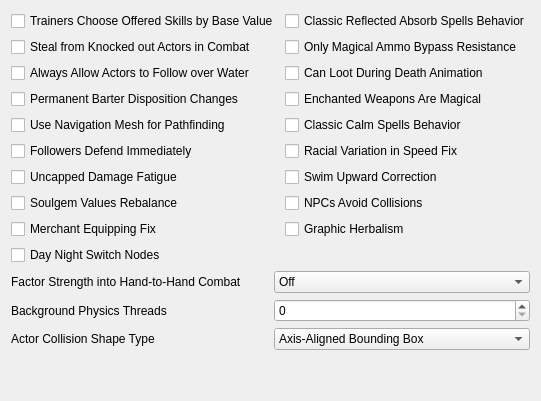
     <widget class="QWidget" name="Gameplay">
      <attribute name="title">
       <string>Gameplay</string>
      </attribute>
      <layout class="QVBoxLayout">
       <item>
        <layout class="QGridLayout" name="gridLayout_3">
         <item row="10" column="0">
          <widget class="QCheckBox" name="uncappedDamageFatigueCheckBox">
           <property name="toolTip">
            <string>&lt;html&gt;&lt;head/&gt;&lt;body&gt;&lt;p&gt;Make Damage Fatigue magic effect uncapped like Drain Fatigue effect.&lt;/p&gt;&lt;p&gt;This means that unlike Morrowind you will be able to knock down actors using this effect.&lt;/p&gt;&lt;/body&gt;&lt;/html&gt;</string>
           </property>
           <property name="text">
            <string>Uncapped Damage Fatigue</string>
           </property>
          </widget>
         </item>
         <item row="6" column="0">
          <widget class="QCheckBox" name="allowNPCToFollowOverWaterSurfaceCheckBox">
           <property name="toolTip">
            <string>&lt;html&gt;&lt;head/&gt;&lt;body&gt;&lt;p&gt;Give actors an ability to swim over the water surface when they follow other actor independently from their ability to swim. Has effect only when nav mesh building is enabled.&lt;/p&gt;&lt;/body&gt;&lt;/html&gt;</string>
           </property>
           <property name="text">
            <string>Always Allow Actors to Follow over Water</string>
           </property>
          </widget>
         </item>
         <item row="7" column="0">
          <widget class="QCheckBox" name="permanentBarterDispositionChangeCheckBox">
           <property name="toolTip">
            <string>&lt;html&gt;&lt;head/&gt;&lt;body&gt;&lt;p&gt;Make disposition change of merchants caused by trading permanent.&lt;/p&gt;&lt;/body&gt;&lt;/html&gt;</string>
           </property>
           <property name="text">
            <string>Permanent Barter Disposition Changes</string>
           </property>
          </widget>
         </item>
         <item row="9" column="1">
          <widget class="QCheckBox" name="normaliseRaceSpeedCheckBox">
           <property name="toolTip">
            <string>&lt;html&gt;&lt;head/&gt;&lt;body&gt;&lt;p&gt;Don't use race weight in NPC movement speed calculations.&lt;/p&gt;&lt;/body&gt;&lt;/html&gt;</string>
           </property>
           <property name="text">
            <string>Racial Variation in Speed Fix</string>
           </property>
          </widget>
         </item>
         <item row="8" column="1">
          <widget class="QCheckBox" name="classicCalmSpellsCheckBox">
           <property name="toolTip">
            <string>&lt;html&gt;&lt;head/&gt;&lt;body&gt;&lt;p&gt;Stops combat with NPCs affected by Calm spells every frame -- like in Morrowind without the MCP.&lt;/p&gt;&lt;/body&gt;&lt;/html&gt;</string>
           </property>
           <property name="text">
            <string>Classic Calm Spells Behavior</string>
           </property>
          </widget>
         </item>
         <item row="11" column="1">
          <widget class="QCheckBox" name="avoidCollisionsCheckBox">
           <property name="toolTip">
            <string>&lt;html&gt;&lt;head/&gt;&lt;body&gt;&lt;p&gt;If enabled NPCs apply evasion maneuver to avoid collisions with others.&lt;/p&gt;&lt;/body&gt;&lt;/html&gt;</string>
           </property>
           <property name="text">
            <string>NPCs Avoid Collisions</string>
           </property>
          </widget>
         </item>
         <item row="11" column="0">
          <widget class="QCheckBox" name="rebalanceSoulGemValuesCheckBox">
           <property name="toolTip">
            <string>&lt;html&gt;&lt;head/&gt;&lt;body&gt;&lt;p&gt;Make the value of filled soul gems dependent only on soul magnitude.&lt;/p&gt;&lt;/body&gt;&lt;/html&gt;</string>
           </property>
           <property name="text">
            <string>Soulgem Values Rebalance</string>
           </property>
          </widget>
         </item>
         <item row="13" column="0">
          <widget class="QCheckBox" name="nightDaySwitchesCheckBox">
           <property name="toolTip">
            <string>&lt;html&gt;&lt;head/&gt;&lt;body&gt;&lt;p&gt;If this setting is true, supporting models will make use of day night switch nodes.&lt;/p&gt;&lt;/body&gt;&lt;/html&gt;</string>
           </property>
           <property name="text">
            <string>Day Night Switch Nodes</string>
           </property>
          </widget>
         </item>
         <item row="9" column="0">
          <widget class="QCheckBox" name="followersAttackOnSightCheckBox">
           <property name="toolTip">
            <string>&lt;html&gt;&lt;head/&gt;&lt;body&gt;&lt;p&gt;Make player followers and escorters start combat with enemies who have started combat with them or the player. Otherwise they wait for the enemies or the player to do an attack first.&lt;/p&gt;&lt;/body&gt;&lt;/html&gt;</string>
           </property>
           <property name="text">
            <string>Followers Defend Immediately</string>
           </property>
          </widget>
         </item>
         <item row="8" column="0">
          <widget class="QCheckBox" name="enableNavigatorCheckBox">
           <property name="toolTip">
            <string>&lt;html&gt;&lt;head/&gt;&lt;body&gt;&lt;p&gt;&lt;a name=&quot;docs-internal-guid-f375b85a-7fff-02ff-a5af-c5cff63923c0&quot;/&gt;When enabled, a navigation mesh is built in the background for world geometry to be used for pathfinding. When disabled only the path grid is used to build paths. Single-core CPU systems may have a big performance impact on existing interior location and moving across the exterior world. May slightly affect performance on multi-core CPU systems. Multi-core CPU systems may have different latency for nav mesh update depending on other settings and system performance. Moving across external world, entering/exiting location produce nav mesh update. NPC and creatures may not be able to find path before nav mesh is built around them. Try to disable this if you want to have old fashioned AI which doesn't know where to go when you stand behind that stone and cast a firebolt.&lt;/p&gt;&lt;/body&gt;&lt;/html&gt;</string>
           </property>
           <property name="text">
            <string>Use Navigation Mesh for Pathfinding</string>
           </property>
          </widget>
         </item>
         <item row="5" column="1">
          <widget class="QCheckBox" name="requireAppropriateAmmunitionCheckBox">
           <property name="toolTip">
            <string>&lt;html&gt;&lt;head/&gt;&lt;body&gt;&lt;p&gt;If enabled, a magical ammunition is required to bypass normal weapon resistance or weakness. If disabled, a magical ranged weapon or a magical ammunition is required.&lt;/p&gt;&lt;/body&gt;&lt;/html&gt;</string>
           </property>
           <property name="text">
            <string>Only Magical Ammo Bypass Resistance</string>
           </property>
          </widget>
         </item>
         <item row="12" column="1">
          <widget class="QCheckBox" name="graphicHerbalismCheckBox">
           <property name="toolTip">
            <string>&lt;html&gt;&lt;head/&gt;&lt;body&gt;&lt;p&gt;If this setting is true, containers supporting graphic herbalism will do so instead of opening the menu.&lt;/p&gt;&lt;/body&gt;&lt;/html&gt;</string>
           </property>
           <property name="text">
            <string>Graphic Herbalism</string>
           </property>
          </widget>
         </item>
         <item row="10" column="1">
          <widget class="QCheckBox" name="swimUpwardCorrectionCheckBox">
           <property name="toolTip">
            <string>&lt;html&gt;&lt;head/&gt;&lt;body&gt;&lt;p&gt;Makes player swim a bit upward from the line of sight. Applies only in third person mode. Intended to make simpler swimming without diving.&lt;/p&gt;&lt;/body&gt;&lt;/html&gt;</string>
           </property>
           <property name="text">
            <string>Swim Upward Correction</string>
           </property>
          </widget>
         </item>
         <item row="7" column="1">
          <widget class="QCheckBox" name="enchantedWeaponsMagicalCheckBox">
           <property name="toolTip">
            <string>&lt;html&gt;&lt;head/&gt;&lt;body&gt;&lt;p&gt;Make enchanted weapons without Magical flag bypass normal weapons resistance, like in Morrowind.&lt;/p&gt;&lt;/body&gt;&lt;/html&gt;</string>
           </property>
           <property name="text">
            <string>Enchanted Weapons Are Magical</string>
           </property>
          </widget>
         </item>
         <item row="12" column="0">
          <widget class="QCheckBox" name="preventMerchantEquippingCheckBox">
           <property name="toolTip">
            <string>&lt;html&gt;&lt;head/&gt;&lt;body&gt;&lt;p&gt;Prevents merchants from equipping items that are sold to them.&lt;/p&gt;&lt;/body&gt;&lt;/html&gt;</string>
           </property>
           <property name="text">
            <string>Merchant Equipping Fix</string>
           </property>
          </widget>
         </item>
         <item row="4" column="0">
          <widget class="QCheckBox" name="trainersTrainingSkillsBasedOnBaseSkillCheckBox">
           <property name="toolTip">
            <string>&lt;html&gt;&lt;head/&gt;&lt;body&gt;&lt;p&gt;Trainers now only choose which skills to train using their base skill points, allowing mercantile improving effects to be used without making mercantile an offered skill.&lt;/p&gt;&lt;/body&gt;&lt;/html&gt;</string>
           </property>
           <property name="text">
            <string>Trainers Choose Offered Skills by Base Value</string>
           </property>
          </widget>
         </item>
         <item row="6" column="1">
          <widget class="QCheckBox" name="canLootDuringDeathAnimationCheckBox">
           <property name="toolTip">
            <string>&lt;html&gt;&lt;head/&gt;&lt;body&gt;&lt;p&gt;If this setting is true, the player is allowed to loot actors (e.g. summoned creatures) during death animation, if they are not in combat. In this case we have to increment death counter and run disposed actor's script instantly.&lt;/p&gt;&lt;p&gt;If this setting is false, player has to wait until end of death animation in all cases. Makes using of summoned creatures exploit (looting summoned Dremoras and Golden Saints for expensive weapons) a lot harder. Conflicts with mannequin mods, which use SkipAnim to prevent end of death animation.&lt;/p&gt;&lt;/body&gt;&lt;/html&gt;</string>
           </property>
           <property name="text">
            <string>Can Loot During Death Animation</string>
           </property>
          </widget>
         </item>
         <item row="5" column="0">
          <widget class="QCheckBox" name="stealingFromKnockedOutCheckBox">
           <property name="toolTip">
            <string>&lt;html&gt;&lt;head/&gt;&lt;body&gt;&lt;p&gt;Make stealing items from NPCs that were knocked down possible during combat.&lt;/p&gt;&lt;/body&gt;&lt;/html&gt;</string>
           </property>
           <property name="text">
            <string>Steal from Knocked out Actors in Combat</string>
           </property>
          </widget>
         </item>
         <item row="4" column="1">
          <widget class="QCheckBox" name="classicReflectedAbsorbSpellsCheckBox">
           <property name="toolTip">
            <string>&lt;html&gt;&lt;head/&gt;&lt;body&gt;&lt;p&gt;Effects of reflected Absorb spells are not mirrored - like in Morrowind.&lt;/p&gt;&lt;/body&gt;&lt;/html&gt;</string>
           </property>
           <property name="text">
            <string>Classic Reflected Absorb Spells Behavior</string>
           </property>
          </widget>
         </item>
        </layout>
       </item>
       <item>
        <layout class="QGridLayout" name="gridLayoutGameMechanics2">
         <item row="0" column="0">
          <widget class="QLabel" name="unarmedFactorsStrengthLabel">
           <property name="toolTip">
            <string>&lt;html&gt;&lt;head/&gt;&lt;body&gt;&lt;p&gt;This setting controls the behavior of factoring of Strength attribute into hand-to-hand damage: damage is multiplied by Strength value divided by 40.&lt;/p&gt;&lt;p&gt;Can apply to all actors or only to non-werewolf actors.&lt;/p&gt;&lt;/body&gt;&lt;/html&gt;</string>
           </property>
           <property name="text">
            <string>Factor Strength into Hand-to-Hand Combat</string>
           </property>
          </widget>
         </item>
         <item row="0" column="1">
          <widget class="QComboBox" name="unarmedFactorsStrengthComboBox">
           <property name="currentIndex">
            <number>0</number>
           </property>
           <item>
            <property name="text">
             <string>Off</string>
            </property>
           </item>
           <item>
            <property name="text">
             <string>Affect Werewolves</string>
            </property>
           </item>
           <item>
            <property name="text">
             <string>Do Not Affect Werewolves</string>
            </property>
           </item>
          </widget>
         </item>
         <item row="1" column="0">
          <widget class="QLabel" name="physicsThreadsLabel">
           <property name="toolTip">
            <string>&lt;html&gt;&lt;head/&gt;&lt;body&gt;&lt;p&gt;How many threads will be spawned to compute physics update in the background. A value of 0 means that the update will be performed in the main thread.&lt;/p&gt;&lt;p&gt;A value greater than 1 requires the Bullet library be compiled with multithreading support.&lt;/p&gt;&lt;/body&gt;&lt;/html&gt;</string>
           </property>
           <property name="text">
            <string>Background Physics Threads</string>
           </property>
          </widget>
         </item>
         <item row="1" column="1">
          <widget class="QSpinBox" name="physicsThreadsSpinBox"/>
         </item>
         <item row="2" column="0">
          <widget class="QLabel" name="labelActorCollisionShapeType">
           <property name="text">
            <string>Actor Collision Shape Type</string>
           </property>
          </widget>
         </item>
         <item row="2" column="1">
          <widget class="QComboBox" name="actorCollisonShapeTypeComboBox">
           <property name="toolTip">
            <string>Collision is used for both physics simulation and navigation mesh generation for pathfinding. Cylinder gives the best consistency between available navigation paths and ability to move by them. Changing this value affects navigation mesh generation therefore navigation mesh disk cache generated for one value will not be useful with another.</string>
           </property>
           <property name="currentText">
            <string>Axis-Aligned Bounding Box</string>
           </property>
           <item>
            <property name="text">
             <string>Axis-Aligned Bounding Box</string>
            </property>
           </item>
           <item>
            <property name="text">
             <string>Rotating Box</string>
            </property>
           </item>
           <item>
            <property name="text">
             <string>Cylinder</string>
            </property>
           </item>
          </widget>
         </item>
        </layout>
       </item>
       <item>
        <spacer name="verticalSpacerGameMechanics">
         <property name="orientation">
          <enum>Qt::Orientation::Vertical</enum>
         </property>
         <property name="sizeHint" stdset="0">
          <size>
           <width>20</width>
           <height>40</height>
          </size>
         </property>
        </spacer>
       </item>
      </layout>
     </widget>
